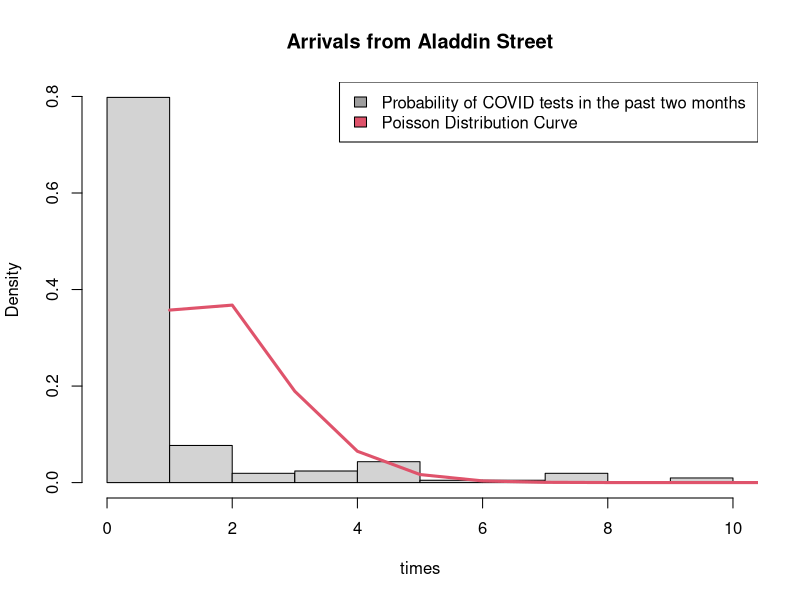
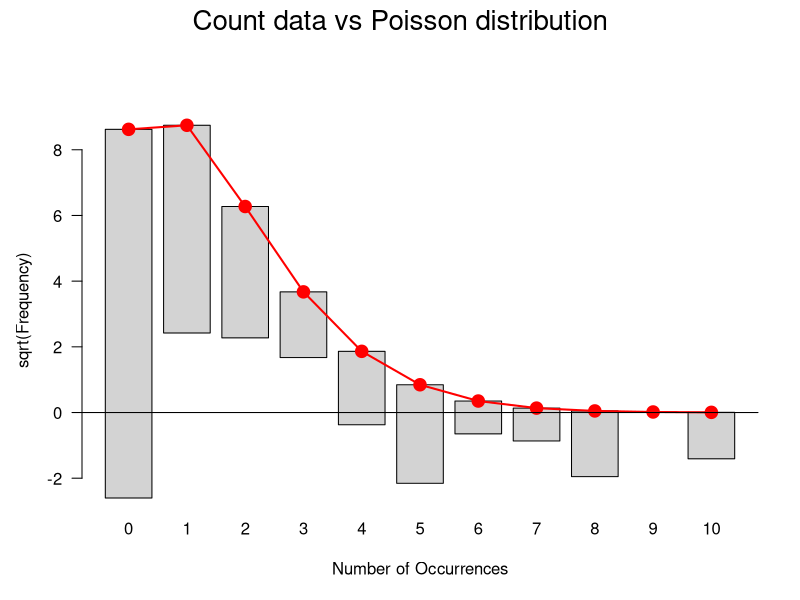
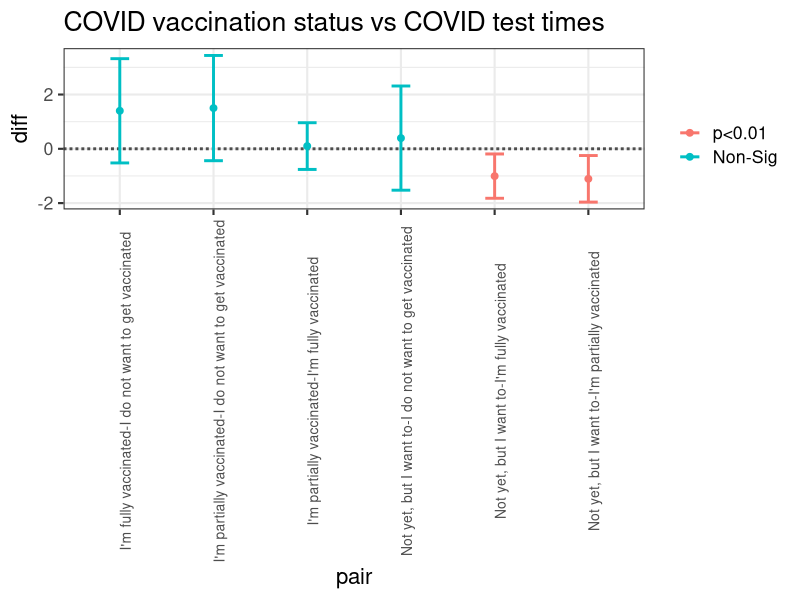
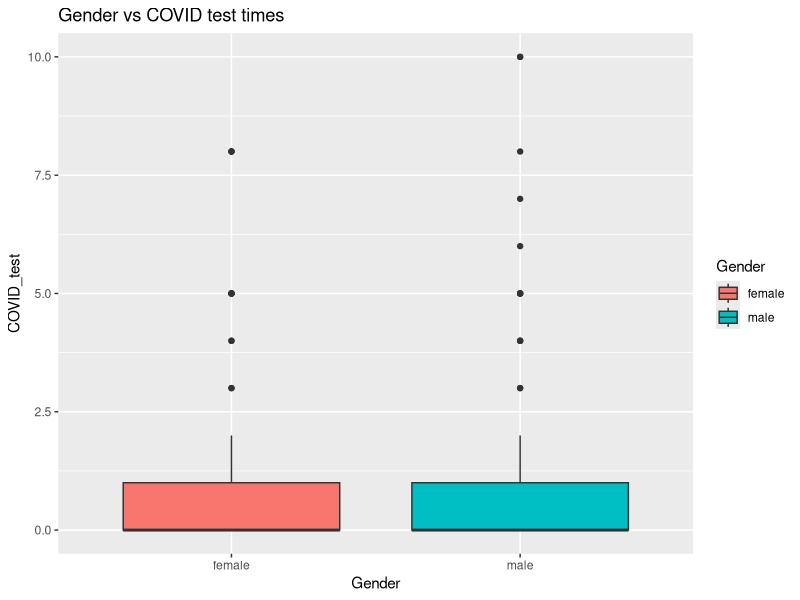
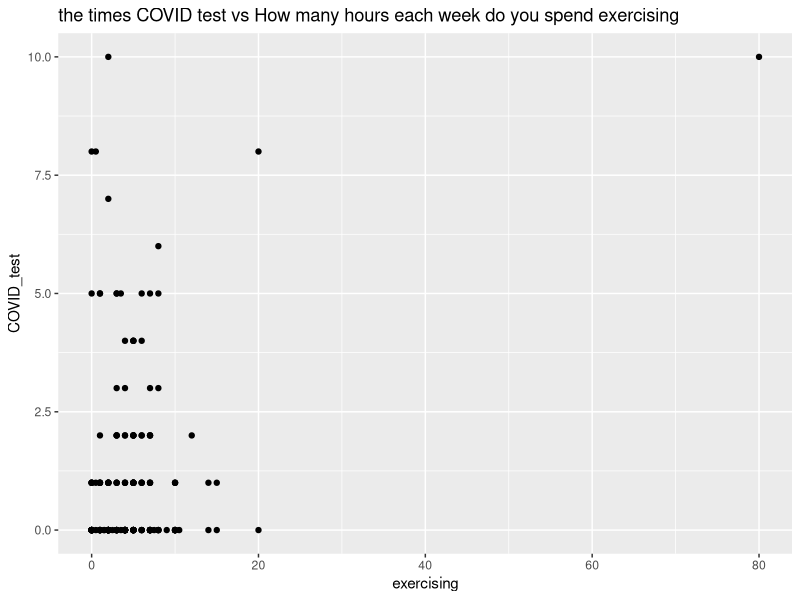

Here is the R script that generated these plots, in order:
## ---- chunk 1
knitr::opts_chunk$set(echo = TRUE)
library(readr)
library(vcd)
## ---- chunk 2
DATA2x02 <- read_csv("./DATA2x02 survey (Responses) - Form responses 1.csv")
DATA2x02 <-DATA2x02[which(!is.na(DATA2x02[,2])),]
COVID_tests_number = DATA2x02[which(!is.na(DATA2x02[,2])),2][[1]]
hist(COVID_tests_number, xlab="times",probability = TRUE,  main = "Arrivals from Aladdin Street")
lines(dpois(x=min(COVID_tests_number):max(COVID_tests_number), lambda=mean(COVID_tests_number)), col=2,lwd=3)
legend("topright", c("Probability of COVID tests in the past two months ", "Poisson Distribution Curve"),  fill=c(col=16, col=2))

gf <- goodfit(COVID_tests_number,type= "poisson")
summary(gf)
plot(gf,main="Count data vs Poisson distribution")

## ---- chunk 3
candidateData <- DATA2x02[,c(2,7,8,12,14,17,18,24)]
colnames(candidateData) <-c("COVID_test","mathematical","R_coding","COVID_vaccination","Gender","stressed","loneliness","exercising")
library(ggplot2)

aov1 <- aov(COVID_test ~ COVID_vaccination, candidateData)   
summary(aov1)

tukey <- TukeyHSD(aov1)
tukey = as.data.frame(tukey$COVID_vaccination)
tukey$pair = rownames(tukey)

ggplot(tukey, aes(colour=cut(`p adj`, c(0, 0.01, 0.05, 1), 
                           label=c("p<0.01","p<0.05","Non-Sig")))) +
    theme_bw(base_size = 16)+
    geom_hline(yintercept=0, lty="11", colour="grey30",size = 1) +
    geom_errorbar(aes(pair, ymin=lwr, ymax=upr), width=0.2,size = 1) +
    geom_point(aes(pair, diff),size = 2) +
    labs(colour="")+
    theme(axis.text.x = element_text(size =10,angle=90)) +
    ggtitle('COVID vaccination status vs COVID test times')


## ---- chunk 4
table(candidateData$Gender)
pos1 <-which(candidateData$Gender%in%c("f","F","Famale","Femal","female","Female","Woman"))
pos2 <-which(candidateData$Gender%in%c("M","male","Male","MALE","man","Man"))
candidateData[pos1,"Gender"] <-"female"
candidateData[pos2,"Gender"] <-"male"
pos <-which(candidateData$Gender%in%c("female","male"))
candidateData2 <-candidateData[pos,]

aov2 <- aov(COVID_test ~ Gender, candidateData2)   
summary(aov2)

ggplot(candidateData2, aes(x=Gender, y=COVID_test, fill=Gender)) + 
  geom_boxplot() +
  ggtitle('Gender vs COVID test times')

## ---- chunk 5
candidateData <-as.data.frame(candidateData)
cor.test(candidateData$COVID_test, candidateData$exercising)
ggplot(candidateData, aes(x=exercising, y=COVID_test)) + 
  geom_point() +
  ggtitle('the times COVID test vs How many hours each week do you spend exercising')
